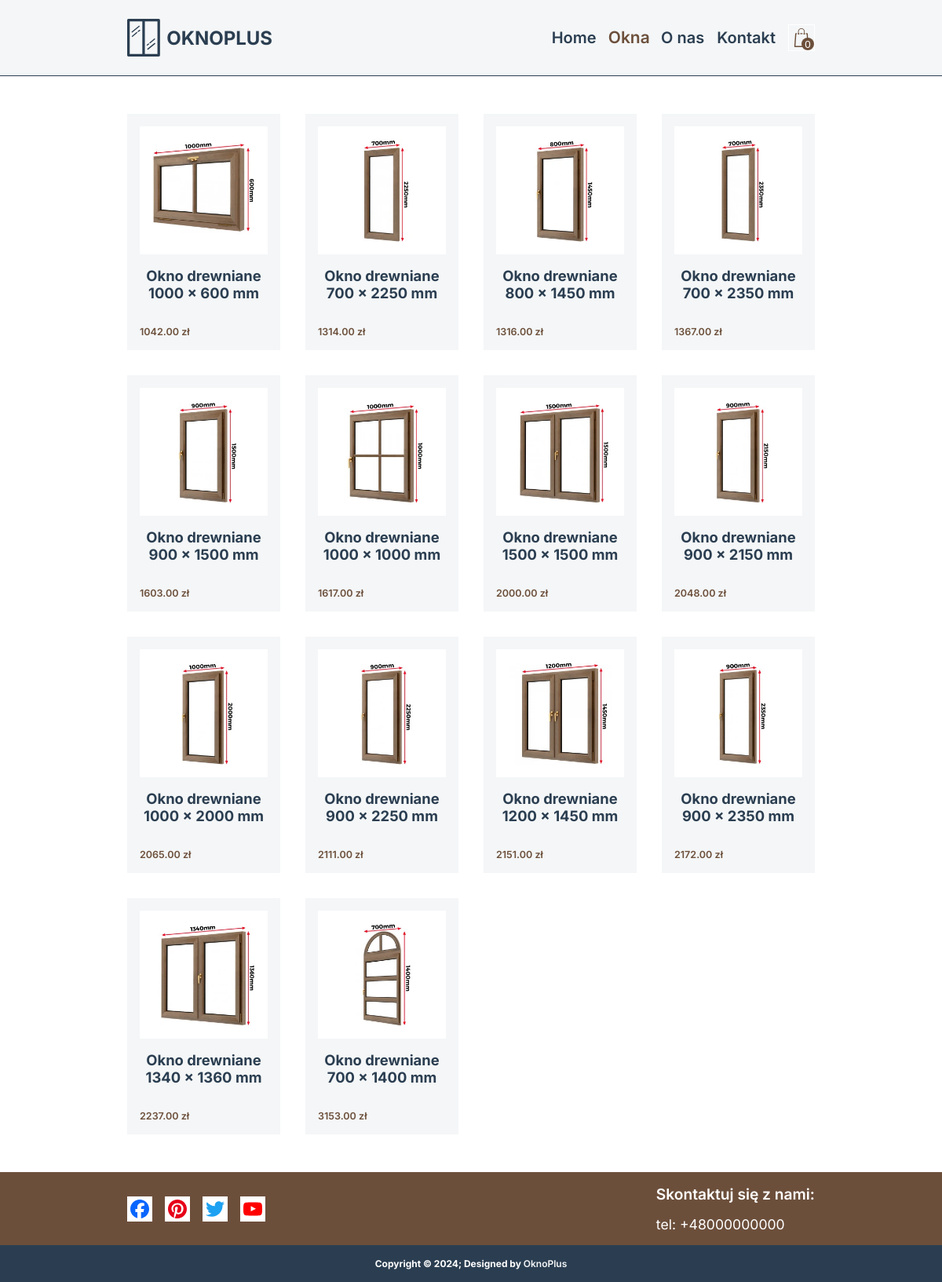
The page / on the database its author committed.
### tables this page shows
CREATE TABLE `sklep_produkty` (
  `produkt_id` int(11) NOT NULL,
  `nazwa` varchar(255) NOT NULL,
  `zdjecie` varchar(50) DEFAULT NULL,
  `cena` decimal(10,2) NOT NULL
);

### index.php (the view, shortened to what this page needs)
<?php
include 'db.php';
$sql = "SELECT * FROM Sklep_produkty";
$result = mysqli_query($conn, $sql);
$products = mysqli_fetch_all($result, MYSQLI_ASSOC);
?>
<!DOCTYPE html>
<html lang="pl">
<head>
    <link rel="stylesheet" href="scss/global/global.css" />
    <link rel="stylesheet" href="scss/sections/section.css" />
</head>
<body>
    <?php include 'components/header.php' ?>
    <main class="main">
        <div class="wrapper">
            <?php if (!empty($products)): ?>
                <ul class="products-box">
                    <?php foreach ($products  as $row): ?>
                        <li class="product-box">
                            <div class="image">
                                <img loading="lazy" src="/images/<?= $row['zdjecie'] ?>.jpg" alt="<?= $row["nazwa"] ?>">
                            </div>
                            <div class="description">
                                <h3><?= $row["nazwa"] ?></h3>
                                <div class="footer-card">
                                    <div class="price"><?= $row["cena"] ?> zł</div>
                                </div>
                            </div>
                        </li>
                    <?php endforeach; ?>
                </ul>
            <?php else: ?>
                <p>Produkty nie zostały znalezione.</p>
            <?php endif; ?>
        </div>
    </main>
    <?php include 'components/footer.php' ?>
</body>
</html>

### components/header.php (shortened to what this page needs)
<header class="header">
    <div class="wrapper">
        <div class="header-box">
            <a class="logo" href="#">
                <span class="shop-name">OknoPlus</span>
            </a>
            <nav class="nav">
                <ul class="group">
                    <li class="element">
                        <a href="#" class="link">Home</a>
                    </li>
                    <li class="element">
                        <a href="#" class="link active">Okna</a>
                    </li>
                    <li class="element">
                        <a href="#" class="link">O nas</a>
                    </li>
                    <li class="element">
                        <a href="#" class="link">Kontakt</a>
                    </li>
                    <li class="element">
                        <button onclick="showBasketHeader()" data-count-products="<?= isset($_SESSION['product']) && is_array($_SESSION['product']) ? count($_SESSION['product']) : 0 ?>
" class="basket-icon"><?php include 'svg/bag-icon.svg' ?></button>
                    </li>
                </ul>
            </nav>
        </div>
    </div>
</header>

### components/footer.php (shortened to what this page needs)
<footer class="footer">
    <div class="section">
        <div class="wrapper">
            <div class="section-box">
                <div class="media-box">
                    <a href="#" class="media-element"><?php include 'svg/facebook-icon.svg' ?></a>
                    <a href="#" class="media-element"><?php include 'svg/pinterest-icon.svg' ?></a>
                    <a href="#" class="media-element"><?php include 'svg/twitter-icon.svg' ?></a>
                    <a href="#" class="media-element"><?php include 'svg/youtube-icon.svg' ?></a>
                </div>
                <div class="contact">
                    <h4>Skontaktuj się z nami:</h4>
                    <a href="tel:+48000000000" class="phone">tel: +48000000000</a>
                </div>
            </div>
        </div>
    </div>
    <div class="section dark">
        <div class="wrapper">
            <div class="section-box">
                <h6>Copyright © 2024; Designed by <span class="company-name">OknoPlus</span></h6>
            </div>
        </div>
    </div>
</footer>

### scss/global/global.css (style rules this page uses)
* { margin: 0; padding: 0; }
html { box-sizing: border-box; width: 100%; }
body { font-family: "Inter", sans-serif; box-sizing: border-box; width: 100%; display: flex; flex-direction: column; min-height: 100dvh; }
h1, h2, h3, h4, h5, h6, p, a, figure, blockquote, dl, dd, ul, ol { color: #2b3e51; margin: 0; padding: 0; }
a { text-decoration: none; }
ul { list-style: none; }
img { display: block; width: 100%; height: 100%; -o-object-fit: contain; object-fit: contain; }
svg { display: block; }
.main { display: block; flex-grow: 1; height: 100%; }
.wrapper { width: 73%; margin: 0 auto; }

### rows shown on the page
sklep_produkty: zdjecie (picture), nazwa "Okno drewniane 1000 x 600 mm", cena "1042.00"
sklep_produkty: zdjecie (picture), nazwa "Okno drewniane 700 x 2250 mm", cena "1314.00"
sklep_produkty: zdjecie (picture), nazwa "Okno drewniane 800 x 1450 mm", cena "1316.00"
sklep_produkty: zdjecie (picture), nazwa "Okno drewniane 700 x 2350 mm", cena "1367.00"
sklep_produkty: zdjecie (picture), nazwa "Okno drewniane 900 x 1500 mm", cena "1603.00"
sklep_produkty: zdjecie (picture), nazwa "Okno drewniane 1000 x 1000 mm", cena "1617.00"
sklep_produkty: zdjecie (picture), nazwa "Okno drewniane 1500 x 1500 mm", cena "2000.00"
sklep_produkty: zdjecie (picture), nazwa "Okno drewniane 900 x 2150 mm", cena "2048.00"
sklep_produkty: zdjecie (picture), nazwa "Okno drewniane 1000 x 2000 mm", cena "2065.00"
sklep_produkty: zdjecie (picture), nazwa "Okno drewniane 900 x 2250 mm", cena "2111.00"
sklep_produkty: zdjecie (picture), nazwa "Okno drewniane 1200 x 1450 mm", cena "2151.00"
sklep_produkty: zdjecie (picture), nazwa "Okno drewniane 900 x 2350 mm", cena "2172.00"
sklep_produkty: zdjecie (picture), nazwa "Okno drewniane 1340 x 1360 mm", cena "2237.00"
sklep_produkty: zdjecie (picture), nazwa "Okno drewniane 700 x 1400 mm", cena "3153.00"
